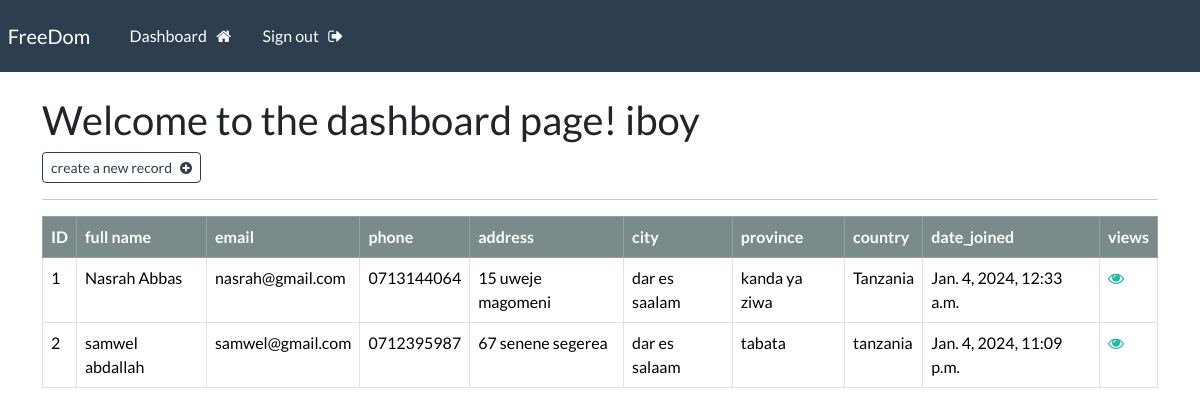
The page /dashboard (signed in) on the database its author committed.
### freeapp/models.py (models this page shows, shortened)
class Record(models.Model):
    creation_date = models.DateTimeField(auto_now_add=True)
    first_name = models.CharField(max_length=100)
    last_name = models.CharField(max_length=100)
    email = models.CharField(max_length=300)
    phone = models.CharField(max_length=20)
    address = models.CharField(max_length=300)
    city = models.CharField(max_length=255)
    province = models.CharField(max_length=200)
    country = models.CharField(max_length=150)

### freeapp/views.py (the view)
# urls.py: path("dashboard", views.dashboard, name="dashboard"),
@login_required(login_url="my-login")
def dashboard(request):
    my_records = Record.objects.all()
    context = {"records": my_records}
    return render(request, "freeapp/dashboard.html", context=context)

### freeapp/templates/freeapp/dashboard.html (shortened to what this page needs)
{% extends 'freeapp/base.html' %} {% load crispy_forms_tags %}
    {% load crispy_forms_tags %} {% block content %}
    <h2>Welcome to the dashboard page! {{user}}</h2>
    <a href="{% url 'create-record' %}" class="btn btn-outline-primary btn-sm"
      >create a new record &nbsp;
      <i class="fa fa-plus-circle" aria-hidden="true"></i>
    </a>
    <hr />
    <table class="table table hover table-bordered">
      <thead class="table-dark">
        <tr>
          <th scope="col">ID</th>
          <th scope="col">full name</th>
          <th scope="col">email</th>
          <th scope="col">phone</th>
          <th scope="col">address</th>
          <th scope="col">city</th>
          <th scope="col">province</th>
          <th scope="col">country</th>
          <th scope="col">date_joined</th>
          <th scope="col">views</th>
        </tr>
      </thead>
      <tbody>
        {% if records %} {% for record in records %}
        <tr>
          <td>{{record.id}}</td>
          <td>{{record.first_name}} {{record.last_name}}</td>
          <td>{{record.email}}</td>
          <td>{{record.phone}}</td>
          <td>{{record.address}}</td>
          <td>{{record.city}}</td>
          <td>{{record.province}}</td>
          <td>{{record.country}}</td>
          <td>{{record.creation_date}}</td>
          <td>
            <a href="{% url 'record' record.id %}">
              <i class="fa fa-eye" aria-hidden="true"></i>
            </a>
          </td>
        </tr>
        {% endfor %} {% endif %}
      </tbody>
    </table>
    {% endblock content %}

### freeapp/templates/freeapp/base.html (shortened to what this page needs)
{% load static %}
<!DOCTYPE html>
<html lang="en">
  <head>
    <link
      rel="stylesheet"
      type="text/css"
      href="https://bootswatch.com/5/flatly/bootstrap.min.css"
    />
    <link
      rel="stylesheet"
      type="text/css"
      href="{% static 'css/style.css' %}"
    />
    <link
      rel="stylesheet"
      href="https://cdnjs.cloudflare.com/ajax/libs/font-awesome/4.7.0/css/font-awesome.min.css"
      <link
      rel="stylesheet"
      href="https://fontawesome.com/v4/icons/ "
    />
  </head>
  <body>
    {% include 'freeapp/navbar.html' %}
    <div class="container">
      <br />
      {% block content %} {% endblock content %}
    </div>
  </body>
</html>

### freeapp/templates/freeapp/navbar.html (shortened to what this page needs)
<!DOCTYPE html>
<html lang="en">
  <head>
  </head>
  <body>
    <nav
      class="navbar navbar-expand-lg navbar-dark bg-primary justify-content-center"
    >
      <a class="navbar-brand main-heading" href="{% url '' %}">
        &nbsp; FreeDom
      </a>
      <div class="collapse navbar-collapse text-center" id="navbarNavDropdown">
        <ul class="navbar-nav mr-auto">
          &nbsp; &nbsp; &nbsp; {% if user.is_authenticated %}
          <li class="nav-item">
            <a class="nav-link" href="{% url 'dashboard' %}"
              >Dashboard &nbsp; <i class="fa fa-home" aria-hidden="true"></i>
            </a>
          </li>
          <li class="nav-item">
            <a class="nav-link" href="{% url 'user-logout' %}"
              >Sign out &nbsp; <i class="fa fa-sign-out" aria-hidden="true"></i>
            </a>
          </li>
        </ul>
        {% endif %}
      </div>
    </nav>
  </body>
</html>

### rows shown on the page
Record: id "1", first_name "Nasrah", last_name "Abbas", email "nasrah@gmail.com", phone "0713144064", address "15 uweje magomeni", city "dar es saalam", province "kanda ya ziwa", country "Tanzania", creation_date "Jan. 4, 2024, 12:33 a.m."
Record: id "2", first_name "samwel", last_name "abdallah", email "samwel@gmail.com", phone "0712395987", address "67 senene segerea", city "dar es salaam", province "tabata", country "tanzania", creation_date "Jan. 4, 2024, 11:09 p.m."

### other values the page prints
{{ user }} "iboy"
